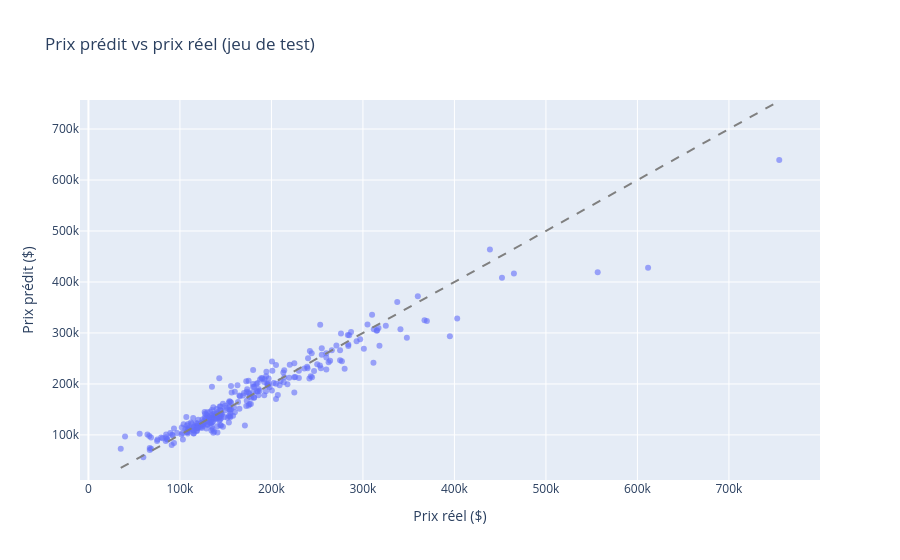

Here is the notebook cell this chart was saved with:
### Code cell
# ============================================================
# ÉVALUATION FINALE SUR LE JEU DE TEST
# ============================================================

from sklearn.metrics import mean_absolute_error

modele_final = rech_lasso.best_estimator_

# --- 1. Tableau comparatif sur le test ---
print(" RMSE sur le jeu de test (jamais utilisé pour choisir un modèle) :\n")
for nom, m in [("Baseline", baseline), ("Régression linéaire", lineaire),
               ("Ridge", rech_ridge.best_estimator_), ("Lasso (modèle retenu)", modele_final)]:
    rmse = np.sqrt(mean_squared_error(y_test, m.predict(X_test)))
    print(f"  {nom:<24} {rmse:.4f}")

# --- 2. L'erreur en dollars (on repasse du log au prix réel) ---
pred = pd.Series(np.expm1(modele_final.predict(X_test)), index=y_test.index)
reel = np.expm1(y_test)
erreur = (pred - reel).abs()

print(f"\n Erreur absolue moyenne  : {erreur.mean():,.0f} $")
print(f" Erreur absolue médiane  : {erreur.median():,.0f} $")
print(f" Erreur relative médiane : {(erreur / reel).median() * 100:.1f} %")

# --- 3. Prix prédit vs prix réel ---
fig = px.scatter(x=reel, y=pred, opacity=0.6,
                 labels={"x": "Prix réel ($)", "y": "Prix prédit ($)"},
                 title="Prix prédit vs prix réel (jeu de test)")
fig.add_shape(type="line", x0=reel.min(), y0=reel.min(),
              x1=reel.max(), y1=reel.max(), line=dict(dash="dash", color="gray"))
fig.show()

# --- 4. Les 5 plus grosses erreurs ---
pires = pd.DataFrame({"prix_reel": reel, "prix_predit": pred.round(0),
                      "erreur_%": ((pred - reel) / reel * 100).round(1),
                      "GrLivArea": X_test["GrLivArea"],
                      "OverallQual": X_test["OverallQual"],
                      "Neighborhood": X_test["Neighborhood"]})
print("\n Les 5 plus grosses erreurs :\n")
print(pires.reindex(pires["erreur_%"].abs().sort_values(ascending=False).index).head(5))

# --- 5. Vérifier nos interprétations ---
noms = modele_final.named_steps["prep"].get_feature_names_out()
coefs = pd.Series(modele_final.named_steps["modele"].coef_, index=noms)
creees = ["num__TotalSF", "num__TotalBath", "num__TotalPorchSF", "num__HouseAge",
          "num__RemodAge", "num__HasFireplace", "num__Has2ndFloor",
          "num__IsRemodeled", "num__HasGarage"]
print("\n Coefficients de Lasso sur nos variables créées :\n")
print(coefs[creees].round(3))

print("\n Prix médian des 5 quartiers les plus chers du dataset :\n")
print(df.groupby("Neighborhood")["SalePrice"].median().sort_values(ascending=False).head(5))

### Figure 1 — Plotly figure (JSON) as saved in the notebook; plotly's stock layout.template omitted (floating-point values rounded to 4 significant figures; data arrays with more than 128 entries replaced by an {"elided": "..."} marker saying what was removed)
{"data": [{"hovertemplate": "Prix réel ($)=%{x}<br>Prix prédit ($)=%{y}<extra></extra>", "legendgroup": "", "marker": {"color": "#636efa", "opacity": 0.6, "symbol": "circle"}, "mode": "markers", "name": "", "orientation": "v", "showlegend": false, "type": "scatter", "x": {"elided": "292 float values"}, "xaxis": "x", "y": {"elided": "292 float values"}, "yaxis": "y"}], "layout": {"legend": {"tracegroupgap": 0}, "shapes": [{"line": {"color": "gray", "dash": "dash"}, "type": "line", "x0": 35310.0, "x1": 755000.0, "y0": 35310.0, "y1": 755000.0}], "title": {"text": "Prix prédit vs prix réel (jeu de test)"}, "xaxis": {"anchor": "y", "domain": [0, 1], "title": {"text": "Prix réel ($)"}}, "yaxis": {"anchor": "x", "domain": [0, 1], "title": {"text": "Prix prédit ($)"}}}}
